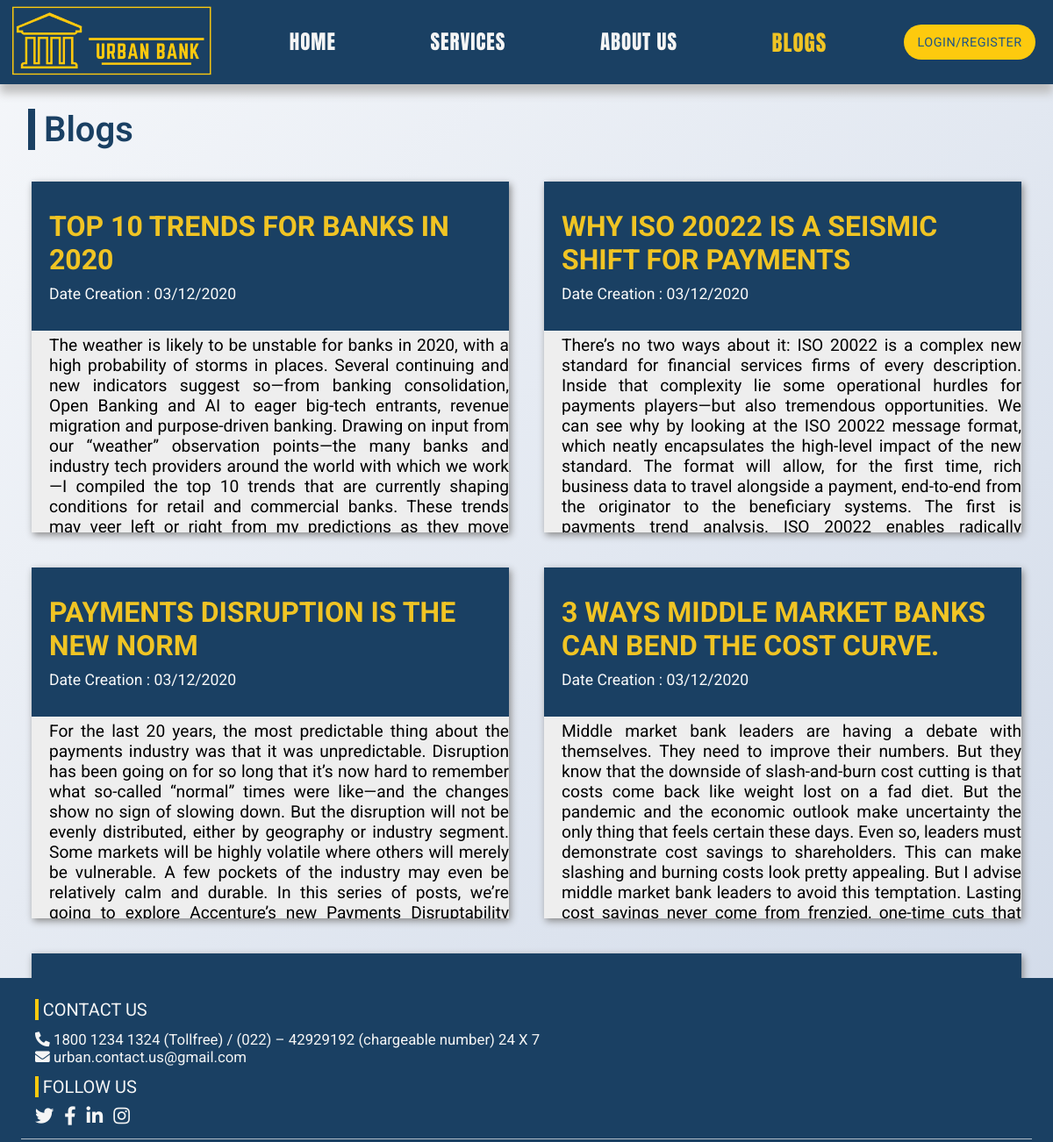
/blogs.php (upper part), run on an earlier commit of the app's database.
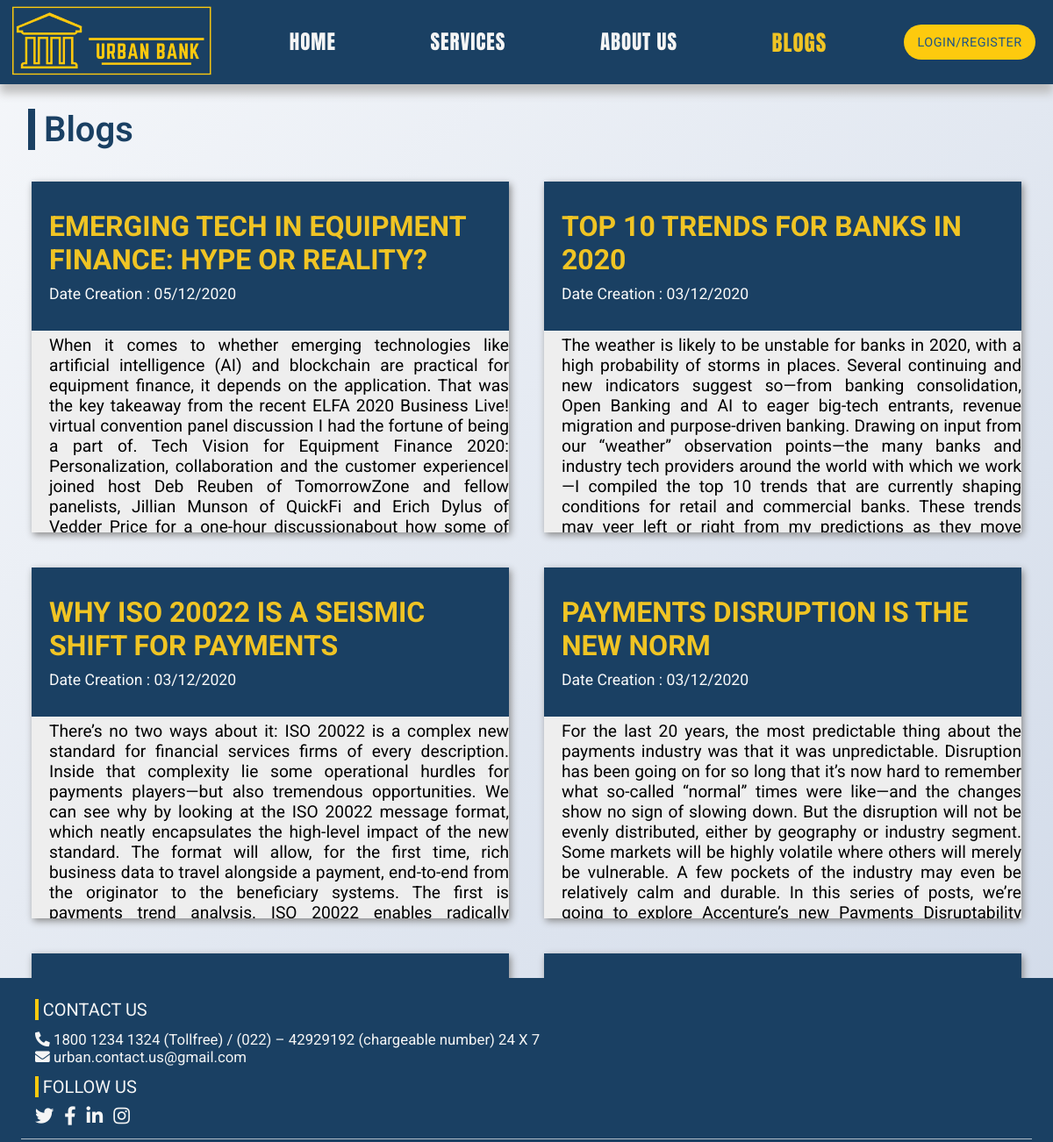
And on a later commit of the database.
### tables this page shows
CREATE TABLE `blog` (
  `blog_id` int(255) NOT NULL,
  `blog_title` varchar(255) NOT NULL,
  `created` datetime NOT NULL
);

CREATE TABLE `blog_body` (
  `blog_id` int(11) NOT NULL,
  `blog_detail` text NOT NULL
);

### blogs.php (the view, shortened to what this page needs)
<?php
    include "./Includes/Database-Connection/db-connection-inc.php";
?>
<!DOCTYPE html>
<html lang="en">
<head>
    <link rel="stylesheet" href="./Assets/Modules/Styles/icons.css">
    <link rel="stylesheet" href="./Assets/Modules/Styles/main.css">
    <link rel="stylesheet" href="https://cdnjs.cloudflare.com/ajax/libs/font-awesome/5.15.1/css/all.min.css">
</head>
<body>
<div id="services-container">
    <div id="services-main">
    <nav>
        <div class="logo">
            <a href="./index.php"><img src="./Assets/Images/Bank_Logo/urban_bank_logo.png" title="Urban Bank" alt="Bank Logo"></a>
        </div>
        <ul class="nav-links">
            <li>
                <a href="./index.php" >Home</a>
            </li>
            <li>
                <a  href="./services.php">Services</a>
            </li>
            <li>
                <a  href="./about-us.php">About Us</a>
            </li>
            <li>
                <a class="current" href=".blogs.php">Blogs</a>
            </li>
        </ul>
            <ul class="login-register-button">
            <li>
                <a href="./user-login.php" >
                    <button>LOGIN/REGISTER</button>
                </a>
            </li>
        </ul>
    </nav>
    <div class="about-us-title">Blogs</div>
    <div class="blog-flex-container">
        <?php
            $sql0 = "SELECT blog_id, blog_title, created FROM blog ORDER BY created DESC";
            $result = $conn->query($sql0);
            if ($result->num_rows > 0) {
            while($row = $result->fetch_assoc()) {
                $blog_id = $row["blog_id"];
                $sql1 = "SELECT blog_detail FROM blog_body WHERE blog_id=$blog_id";
                $result1 = $conn->query($sql1); ?>
                <div class="blog-flex-item">
                    <div class="blog-flex-container-title">
                        <h1 id="blog_title"><?php echo $row["blog_title"] . "<br>"; ?></h1>
                    </div>
                    <div class="blog-flex-container-title">
                        <p id="date"><?php echo "Date Creation : " .
                            date("d/m/Y", strtotime($row["created"])); ?></p>
                    </div>
                    <div class="blog-flex-container-body">
                        <p id="blog_detail"><?php while($row1 = $result1->fetch_assoc()) {
                            echo $row1["blog_detail"]; } ?></p>
                    </div>
                </div>
            <?php }
            } else {
                echo "No news available ! Please post some.";
            }
        ?>
    </div>
    </div>
 </div>
<footer id="main-footer">
    <div class="contact-follow-container">
            <div class="contact-us-container">
                <div class="contact-us-title">
                    CONTACT US
                </div>
                <div class="contact-us-details">
                    <span class="phone-no">
                    <i class="fas fa-phone-alt"></i>
                        1800 1234 1324 (Tollfree) / (022) – 42929192 (chargeable number) 24 X 7
                    </span>
                    <span class="contact-us-mail">
                    <i class="fas fa-envelope"></i>
                    urban.contact.us@gmail.com
                    </span>
                </div>
            </div>
            <div class="follow-us-container">
                <div class="follow-us-title">
                    FOLLOW US
                </div>
                <div class="social-icons">
                <i class="fab fa-twitter fa-lg" title="Twitter"></i>
                <i class="fab fa-facebook-f fa-lg" title="Facebook"></i>
                <i class="fab fa-linkedin-in fa-lg" title="LinkedIn"></i>
                <i class="fab fa-instagram fa-lg" title="Instagram"></i>
                </div>
            </div>
    </div>
</footer>
</body>
</html>

What changed in the data, as far as the page shows it:
no longer on this page (row unchanged): blog: blog_title "3 WAYS MIDDLE MARKET BANKS CAN BEND THE COST CURVE.", created "03/12/2020"
no longer on this page (row unchanged): blog_body: blog_detail "Middle market bank leaders are having a debate with themselves. They need to improve their numbers. But they know that the downside of slash-and-burn cost cutting is that costs come back like weight lost on a fad diet. But the pandemic and the economic outlook make uncertainty the only thing that feels certain these days. Even so, leaders must demonstrate cost savings to shareholders. This can make slashing and burning costs look pretty appealing. But I advise middle market bank leaders to avoid this temptation. Lasting cost savings never come from frenzied, one-time cuts that…", shown under "3 WAYS MIDDLE MARKET BANKS CAN BEND THE COST CURVE."
added blog: blog_title "EMERGING TECH IN EQUIPMENT FINANCE: HYPE OR REALITY?", created "05/12/2020"
added blog_body: blog_detail "When it comes to whether emerging technologies like artificial intelligence (AI) and blockchain are practical for equipment finance, it depends on the application. That was the key takeaway from the recent ELFA 2020 Business Live! virtual convention panel discussion I had the fortune of being a part of. Tech Vision for Equipment Finance 2020: Personalization, collaboration and the customer experienceI joined host Deb Reuben of TomorrowZone and fellow panelists, Jillian Munson of QuickFi and Erich Dylus of Vedder Price for a one-hour discussionabout how some of…", shown under "EMERGING TECH IN EQUIPMENT FINANCE: HYPE OR REALITY?"
